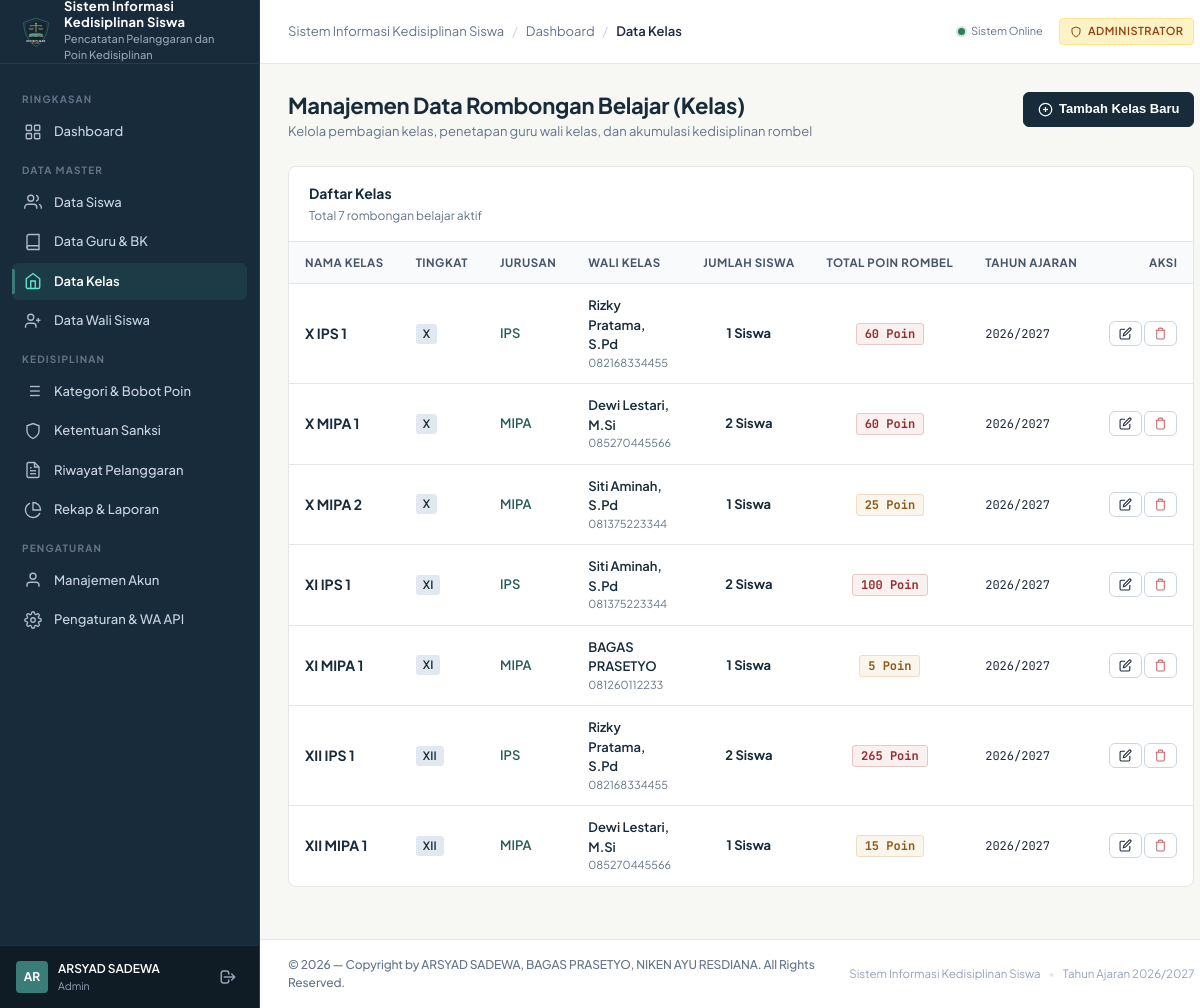
The page /admin/classes.php (signed in) on the database its author committed.
### tables this page shows
CREATE TABLE `users` (
    `id` INT AUTO_INCREMENT PRIMARY KEY,
    `username` VARCHAR(50) NOT NULL UNIQUE,
    `password` VARCHAR(255) NOT NULL,
    `full_name` VARCHAR(100) NOT NULL,
    `role` ENUM('admin', 'teacher', 'parent') NOT NULL,
    `status` ENUM('active', 'inactive') NOT NULL DEFAULT 'active',
    `last_login` DATETIME NULL,
    `created_at` TIMESTAMP DEFAULT CURRENT_TIMESTAMP,
    `updated_at` TIMESTAMP DEFAULT CURRENT_TIMESTAMP ON UPDATE CURRENT_TIMESTAMP
);

CREATE TABLE `classes` (
    `id` INT AUTO_INCREMENT PRIMARY KEY,
    `nama_kelas` VARCHAR(50) NOT NULL UNIQUE,
    `tingkat` ENUM('X', 'XI', 'XII') NOT NULL,
    `jurusan` VARCHAR(50) NOT NULL DEFAULT 'MIPA',
    `wali_kelas_id` INT NULL,
    `tahun_ajaran` VARCHAR(20) NOT NULL DEFAULT '2026/2027',
    `created_at` TIMESTAMP DEFAULT CURRENT_TIMESTAMP,
    `updated_at` TIMESTAMP DEFAULT CURRENT_TIMESTAMP ON UPDATE CURRENT_TIMESTAMP,
    CONSTRAINT `fk_classes_wali` FOREIGN KEY (`wali_kelas_id`) REFERENCES `teachers` (`id`) ON DELETE SET NULL ON UPDATE CASCADE
);

CREATE TABLE `teachers` (
    `id` INT AUTO_INCREMENT PRIMARY KEY,
    `user_id` INT NULL,
    `nip` VARCHAR(30) NOT NULL UNIQUE,
    `nama_guru` VARCHAR(100) NOT NULL,
    `jenis_kelamin` ENUM('L', 'P') NOT NULL,
    `jabatan` VARCHAR(100) NOT NULL DEFAULT 'Guru Bimbingan Konseling',
    `no_telp` VARCHAR(20) NOT NULL,
    `email` VARCHAR(100) NULL,
    `created_at` TIMESTAMP DEFAULT CURRENT_TIMESTAMP,
    `updated_at` TIMESTAMP DEFAULT CURRENT_TIMESTAMP ON UPDATE CURRENT_TIMESTAMP,
    CONSTRAINT `fk_teachers_user` FOREIGN KEY (`user_id`) REFERENCES `users` (`id`) ON DELETE SET NULL ON UPDATE CASCADE
);

### includes/functions.php (called while the page is built, shortened)
<?php
function e($value) {
    return htmlspecialchars((string)($value ?? ''), ENT_QUOTES, 'UTF-8');
}

### includes/auth.php (called while the page is built, shortened)
<?php
function current_user() {
    static $user = null;
    if ($user !== null) return $user;
    try {
        $pdo = get_db_connection();
        $stmt = $pdo->prepare("
            SELECT id, username, full_name, role, status
            FROM users
            WHERE id = ? AND status = 'active'
        ");
        $stmt->execute([$_SESSION['user_id']]);
        $user = $stmt->fetch();
    } catch (Throwable $e) {
        return null;
    }
    return $user;
}
function require_role($allowed_roles) {
    $user = current_user();
}

### admin/classes.php (the view, shortened to what this page needs)
<?php
require_role(['admin']);
$pdo = get_db_connection();
$stmt = $pdo->query("
    SELECT c.*, t.nama_guru as wali_kelas_nama, t.no_telp as wali_kelas_telp,
           (SELECT COUNT(*) FROM students s WHERE s.class_id = c.id AND s.status_siswa = 'aktif') as total_siswa,
           (SELECT COALESCE(SUM(s.total_poin), 0) FROM students s WHERE s.class_id = c.id AND s.status_siswa = 'aktif') as total_poin_kelas
    FROM classes c
    LEFT JOIN teachers t ON c.wali_kelas_id = t.id
    ORDER BY c.tingkat ASC, c.nama_kelas ASC
");
$classes = $stmt->fetchAll();
require_once __DIR__ . '/../includes/header.php';
?>
<div class="page-header">
  <div>
    <h1 class="page-title">Manajemen Data Rombongan Belajar (Kelas)</h1>
    <p class="page-subtitle">Kelola pembagian kelas, penetapan guru wali kelas, dan akumulasi kedisiplinan rombel</p>
  </div>
  <div class="page-actions">
    <button type="button" class="btn btn-primary" onclick="openAddModal()">
      <svg width="15" height="15" viewBox="0 0 24 24" fill="none" stroke="currentColor" stroke-width="2"><circle cx="12" cy="12" r="10"/><line x1="12" y1="8" x2="12" y2="16"/><line x1="8" y1="12" x2="16" y2="12"/></svg>
      <span>Tambah Kelas Baru</span>
    </button>
  </div>
</div>
<div class="surface-card">
  <div class="card-header-styled">
    <div>
      <h2 class="card-title-styled">Daftar Kelas</h2>
      <span class="card-subtitle-styled">Total <?= count($classes) ?> rombongan belajar aktif</span>
    </div>
  </div>
  <div class="card-body-styled" style="padding: 0;">
    <div class="table-responsive">
      <table class="app-table">
        <thead>
          <tr>
            <th>Nama Kelas</th>
            <th>Tingkat</th>
            <th>Jurusan</th>
            <th>Wali Kelas</th>
            <th style="text-align: center;">Jumlah Siswa</th>
            <th style="text-align: center;">Total Poin Rombel</th>
            <th>Tahun Ajaran</th>
            <th style="text-align: right;">Aksi</th>
          </tr>
        </thead>
        <tbody>
          <?php if (empty($classes)): ?>
            <tr>
              <td colspan="8">
                <div class="empty-state">
                  <div class="empty-state-title">Belum ada rombongan belajar</div>
                  <div class="empty-state-text">Silakan tambahkan data kelas baru ke dalam sistem.</div>
                </div>
              </td>
            </tr>
          <?php else: ?>
            <?php foreach ($classes as $c): ?>
              <tr>
                <td>
                  <span style="font-weight: 700; color: var(--color-primary); font-size: 14px;"><?= e($c['nama_kelas']) ?></span>
                </td>
                <td>
                  <span class="badge" style="background-color: #E2E8F0; color: var(--color-primary);"><?= e($c['tingkat']) ?></span>
                </td>
                <td>
                  <span style="font-weight: 600; color: var(--color-accent-dark);"><?= e($c['jurusan']) ?></span>
                </td>
                <td>
                  <?php if (!empty($c['wali_kelas_nama'])): ?>
                    <div style="font-weight: 600; color: var(--color-primary);"><?= e($c['wali_kelas_nama']) ?></div>
                    <div style="font-size: 11px; color: var(--color-text-muted);"><?= e($c['wali_kelas_telp'] ?: '-') ?></div>
                  <?php else: ?>
                    <span style="font-size: 11.5px; color: var(--color-text-subtle);">Belum ditetapkan</span>
                  <?php endif; ?>
                </td>
                <td style="text-align: center;">
                  <span style="font-weight: 700; color: var(--color-primary);"><?= (int)$c['total_siswa'] ?> Siswa</span>
                </td>
                <td style="text-align: center;">
                  <span class="badge-points <?= $c['total_poin_kelas'] > 50 ? 'danger' : 'warning' ?>">
                    <?= (int)$c['total_poin_kelas'] ?> Poin
                  </span>
                </td>
                <td>
                  <span style="font-family: var(--font-mono); font-size: 12px;"><?= e($c['tahun_ajaran']) ?></span>
                </td>
                <td style="text-align: right; white-space: nowrap;">
                  <button type="button" class="btn btn-secondary btn-sm" onclick='editClass(<?= json_encode($c) ?>)' title="Ubah Data">
                    <svg width="13" height="13" viewBox="0 0 24 24" fill="none" stroke="currentColor" stroke-width="2"><path d="M11 4H4a2 2 0 0 0-2 2v14a2 2 0 0 0 2 2h14a2 2 0 0 0 2-2v-7"/><path d="M18.5 2.5a2.121 2.121 0 0 1 3 3L12 15l-4 1 1-4 9.5-9.5z"/></svg>
                  </button>
                  <button type="button" class="btn btn-secondary btn-sm" onclick="deleteClass(<?= (int)$c['id'] ?>, '<?= e(addslashes($c['nama_kelas'])) ?>')" style="color: var(--color-danger);" title="Hapus">
                    <svg width="13" height="13" viewBox="0 0 24 24" fill="none" stroke="currentColor" stroke-width="2"><polyline points="3 6 5 6 21 6"/><path d="M19 6v14a2 2 0 0 1-2 2H7a2 2 0 0 1-2-2V6m3 0V4a2 2 0 0 1 2-2h4a2 2 0 0 1 2 2v2"/></svg>
                  </button>
                </td>
              </tr>
            <?php endforeach; ?>
          <?php endif; ?>
        </tbody>
      </table>
    </div>
  </div>
</div>
<?php require_once __DIR__ . '/../includes/footer.php'; ?>

### includes/sidebar.php (shortened to what this page needs)
<?php
$user = current_user();
$current_page = basename($_SERVER['PHP_SELF']);
?>
<aside class="app-sidebar" id="app-sidebar">
  <div class="sidebar-header">
    <div class="sidebar-logo">
      <img src="<?= BASE_URL ?>/assets/images/logo.svg" alt="Logo Sistem Informasi Kedisiplinan" style="width: 32px; height: 32px;">
    </div>
    <div class="sidebar-brand-text">
      <span class="sidebar-brand-title"><?= e(APP_NAME) ?></span>
      <span class="sidebar-brand-sub"><?= e(APP_SUBTITLE) ?></span>
    </div>
  </div>
  <div class="sidebar-content">
    <?php if ($user['role'] === 'admin'): ?>
      <div class="nav-section-title">Ringkasan</div>
      <ul class="sidebar-nav">
        <li class="sidebar-nav-item">
          <a href="<?= BASE_URL ?>/admin/dashboard.php" class="sidebar-nav-link <?= $current_page === 'dashboard.php' ? 'active' : '' ?>">
            <svg class="sidebar-icon" viewBox="0 0 24 24" fill="none" stroke="currentColor"><rect x="3" y="3" width="7" height="7" rx="1"/><rect x="14" y="3" width="7" height="7" rx="1"/><rect x="14" y="14" width="7" height="7" rx="1"/><rect x="3" y="14" width="7" height="7" rx="1"/></svg>
            <span>Dashboard</span>
          </a>
        </li>
      </ul>
      <div class="nav-section-title">Data Master</div>
      <ul class="sidebar-nav">
        <li class="sidebar-nav-item">
          <a href="<?= BASE_URL ?>/admin/students.php" class="sidebar-nav-link <?= $current_page === 'students.php' ? 'active' : '' ?>">
            <svg class="sidebar-icon" viewBox="0 0 24 24" fill="none" stroke="currentColor"><path d="M17 21v-2a4 4 0 0 0-4-4H5a4 4 0 0 0-4 4v2"/><circle cx="9" cy="7" r="4"/><path d="M23 21v-2a4 4 0 0 0-3-3.87"/><path d="M16 3.13a4 4 0 0 1 0 7.75"/></svg>
            <span>Data Siswa</span>
          </a>
        </li>
        <li class="sidebar-nav-item">
          <a href="<?= BASE_URL ?>/admin/teachers.php" class="sidebar-nav-link <?= $current_page === 'teachers.php' ? 'active' : '' ?>">
            <svg class="sidebar-icon" viewBox="0 0 24 24" fill="none" stroke="currentColor"><path d="M4 19.5A2.5 2.5 0 0 1 6.5 17H20"/><path d="M6.5 2H20v20H6.5A2.5 2.5 0 0 1 4 19.5v-15A2.5 2.5 0 0 1 6.5 2z"/></svg>
            <span>Data Guru & BK</span>
          </a>
        </li>
        <li class="sidebar-nav-item">
          <a href="<?= BASE_URL ?>/admin/classes.php" class="sidebar-nav-link <?= $current_page === 'classes.php' ? 'active' : '' ?>">
            <svg class="sidebar-icon" viewBox="0 0 24 24" fill="none" stroke="currentColor"><path d="M3 9l9-7 9 7v11a2 2 0 0 1-2 2H5a2 2 0 0 1-2-2z"/><polyline points="9 22 9 12 15 12 15 22"/></svg>
            <span>Data Kelas</span>
          </a>
        </li>
        <li class="sidebar-nav-item">
          <a href="<?= BASE_URL ?>/admin/parents.php" class="sidebar-nav-link <?= $current_page === 'parents.php' ? 'active' : '' ?>">
            <svg class="sidebar-icon" viewBox="0 0 24 24" fill="none" stroke="currentColor"><path d="M16 21v-2a4 4 0 0 0-4-4H6a4 4 0 0 0-4 4v2"/><circle cx="9" cy="7" r="4"/><line x1="19" y1="8" x2="19" y2="14"/><line x1="22" y1="11" x2="16" y2="11"/></svg>
            <span>Data Wali Siswa</span>
          </a>
        </li>
      </ul>
      <div class="nav-section-title">Kedisiplinan</div>
      <ul class="sidebar-nav">
        <li class="sidebar-nav-item">
          <a href="<?= BASE_URL ?>/admin/categories.php" class="sidebar-nav-link <?= $current_page === 'categories.php' ? 'active' : '' ?>">
            <svg class="sidebar-icon" viewBox="0 0 24 24" fill="none" stroke="currentColor"><line x1="8" y1="6" x2="21" y2="6"/><line x1="8" y1="12" x2="21" y2="12"/><line x1="8" y1="18" x2="21" y2="18"/><line x1="3" y1="6" x2="3.01" y2="6"/><line x1="3" y1="12" x2="3.01" y2="12"/><line x1="3" y1="18" x2="3.01" y2="18"/></svg>
            <span>Kategori & Bobot Poin</span>
          </a>
        </li>
        <li class="sidebar-nav-item">
          <a href="<?= BASE_URL ?>/admin/sanctions.php" class="sidebar-nav-link <?= $current_page === 'sanctions.php' ? 'active' : '' ?>">
            <svg class="sidebar-icon" viewBox="0 0 24 24" fill="none" stroke="currentColor"><path d="M12 22s8-4 8-10V5l-8-3-8 3v7c0 6 8 10 8 10z"/></svg>
            <span>Ketentuan Sanksi</span>
          </a>
        </li>
        <li class="sidebar-nav-item">
          <a href="<?= BASE_URL ?>/admin/violations.php" class="sidebar-nav-link <?= $current_page === 'violations.php' ? 'active' : '' ?>">
            <svg class="sidebar-icon" viewBox="0 0 24 24" fill="none" stroke="currentColor"><path d="M14 2H6a2 2 0 0 0-2 2v16a2 2 0 0 0 2 2h12a2 2 0 0 0 2-2V8z"/><polyline points="14 2 14 8 20 8"/><line x1="16" y1="13" x2="8" y2="13"/><line x1="16" y1="17" x2="8" y2="17"/><polyline points="10 9 9 9 8 9"/></svg>
            <span>Riwayat Pelanggaran</span>
          </a>
        </li>
        <li class="sidebar-nav-item">
          <a href="<?= BASE_URL ?>/admin/reports.php" class="sidebar-nav-link <?= $current_page === 'reports.php' ? 'active' : '' ?>">
            <svg class="sidebar-icon" viewBox="0 0 24 24" fill="none" stroke="currentColor"><path d="M21.21 15.89A10 10 0 1 1 8 2.83"/><path d="M22 12A10 10 0 0 0 12 2v10z"/></svg>
            <span>Rekap & Laporan</span>
          </a>
        </li>
      </ul>
      <div class="nav-section-title">Pengaturan</div>
      <ul class="sidebar-nav">
        <li class="sidebar-nav-item">
          <a href="<?= BASE_URL ?>/admin/users.php" class="sidebar-nav-link <?= $current_page === 'users.php' ? 'active' : '' ?>">
            <svg class="sidebar-icon" viewBox="0 0 24 24" fill="none" stroke="currentColor"><path d="M20 21v-2a4 4 0 0 0-4-4H8a4 4 0 0 0-4 4v2"/><circle cx="12" cy="7" r="4"/></svg>
            <span>Manajemen Akun</span>
          </a>
        </li>
        <li class="sidebar-nav-item">
          <a href="<?= BASE_URL ?>/admin/settings.php" class="sidebar-nav-link <?= $current_page === 'settings.php' ? 'active' : '' ?>">
            <span>Pengaturan & WA API</span>
          </a>
        </li>
      </ul>
    <?php endif; ?>
  </div>
  <div class="sidebar-footer">
    <div class="user-mini-profile">
      <div class="user-avatar-initials">
        <?= strtoupper(substr($user['full_name'], 0, 2)) ?>
      </div>
      <div class="user-info">
        <span class="user-name" title="<?= e($user['full_name']) ?>"><?= e($user['full_name']) ?></span>
        <span class="user-role"><?= e($user['role']) ?></span>
      </div>
    </div>
    <a href="<?= BASE_URL ?>/logout.php" class="btn-logout" title="Keluar dari Sistem">
      <svg width="18" height="18" viewBox="0 0 24 24" fill="none" stroke="currentColor" stroke-width="2">
        <path stroke-linecap="round" stroke-linejoin="round" d="M17 16l4-4m0 0l-4-4m4 4H7m6 4v1a3 3 0 01-3 3H6a3 3 0 01-3-3V7a3 3 0 013-3h4a3 3 0 013 3v1"/>
      </svg>
    </a>
  </div>
</aside>

### rows shown on the page
users: full_name "AR", full_name "ARSYAD SADEWA", role "Admin"
classes: nama_kelas "X IPS 1", tingkat "X", jurusan "IPS", wali_kelas.nama_guru "Rizky Pratama, S.Pd", wali_kelas.no_telp "082168334455", total_siswa "1", total_poin_kelas "60", tahun_ajaran "2026/2027"
classes: nama_kelas "X MIPA 1", tingkat "X", jurusan "MIPA", wali_kelas.nama_guru "Dewi Lestari, M.Si", wali_kelas.no_telp "085270445566", total_siswa "2", total_poin_kelas "60", tahun_ajaran "2026/2027"
classes: nama_kelas "X MIPA 2", tingkat "X", jurusan "MIPA", wali_kelas.nama_guru "Siti Aminah, S.Pd", wali_kelas.no_telp "081375223344", total_siswa "1", total_poin_kelas "25", tahun_ajaran "2026/2027"
classes: nama_kelas "XI IPS 1", tingkat "XI", jurusan "IPS", wali_kelas.nama_guru "Siti Aminah, S.Pd", wali_kelas.no_telp "081375223344", total_siswa "2", total_poin_kelas "100", tahun_ajaran "2026/2027"
classes: nama_kelas "XI MIPA 1", tingkat "XI", jurusan "MIPA", wali_kelas.nama_guru "BAGAS PRASETYO", wali_kelas.no_telp "081260112233", total_siswa "1", total_poin_kelas "5", tahun_ajaran "2026/2027"
classes: nama_kelas "XII IPS 1", tingkat "XII", jurusan "IPS", wali_kelas.nama_guru "Rizky Pratama, S.Pd", wali_kelas.no_telp "082168334455", total_siswa "2", total_poin_kelas "265", tahun_ajaran "2026/2027"
classes: nama_kelas "XII MIPA 1", tingkat "XII", jurusan "MIPA", wali_kelas.nama_guru "Dewi Lestari, M.Si", wali_kelas.no_telp "085270445566", total_siswa "1", total_poin_kelas "15", tahun_ajaran "2026/2027"

### other values the page prints
APP_NAME "Sistem Informasi Kedisiplinan Siswa"
APP_SUBTITLE "Pencatatan Pelanggaran dan Poin Kedisiplinan"
$b['title'] "Dashboard"
$b['title'] "Data Kelas"
count($classes) "7"
get_setting('academic_year', '2026/2027') "2026/2027"
